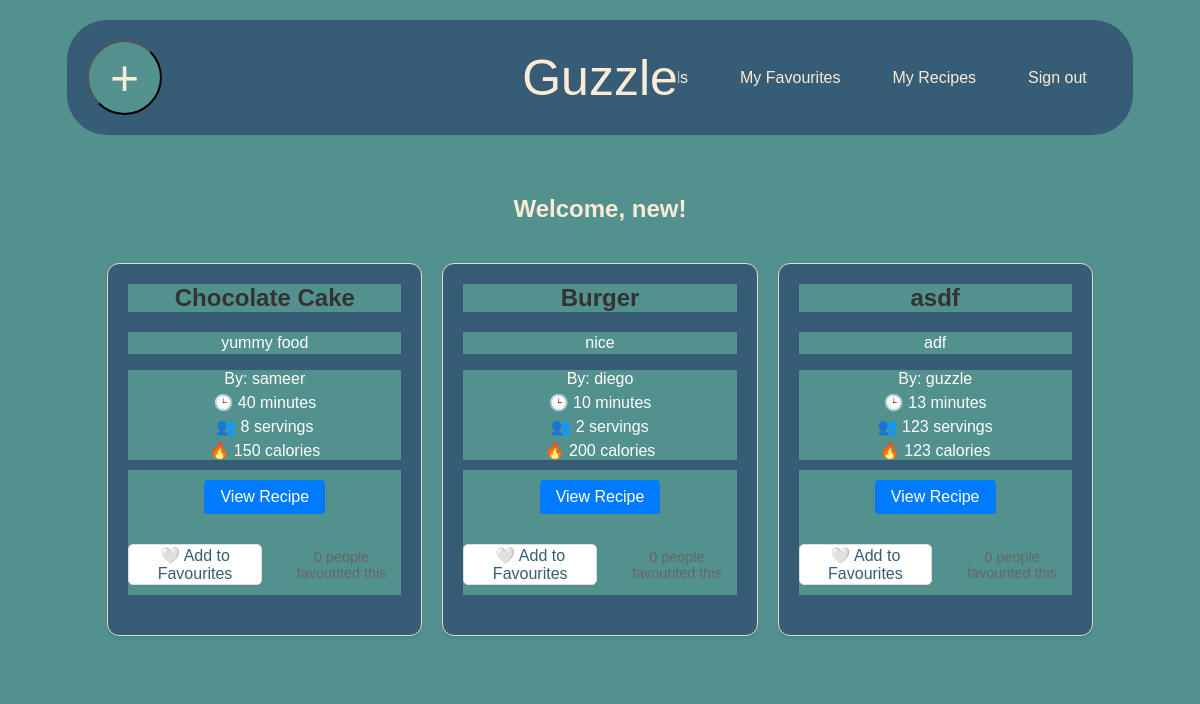
/ (signed in), run on the app's committed database.
### Recipe/models.py (models this page shows)
class Recipe(models.Model):
   author = models.ForeignKey(User, on_delete=models.CASCADE)
   title = models.CharField(max_length=200)
   description = models.TextField()
   instructions = models.TextField()
   duration = models.IntegerField()
   servings = models.IntegerField()
   calories = models.IntegerField()
   createdAt = models.DateTimeField(auto_now_add=True)
   favourites = models.ManyToManyField(User, through='Favourite', related_name='favourite_recipes')
   def favourite_count(self):
       return self.favourites.count()

### Home/views.py (the view)
# urls.py: 2. Add a URL to urlpatterns:  path('', views.home, name='home')
def home(request):
    recipes = recipeApplication.getAllRecipes()
    context = {'recipes': recipes}
    for recipe in recipes:
        print(recipe.title)
    return render(request, 'homePage.html', context)

### Recipe/application.py (called while the page is built)
    def getAllRecipes(self):
        try:
            print("Getting all recipes")
            recipes = Recipe.objects.all()
            return recipes
        except Exception as e:
            print("Error getting recipes:", e)
            return None

### Home/templates/homePage.html (shortened to what this page needs)
{% load static %}
<!DOCTYPE html>
<html>
<head>
    <link rel="stylesheet" href="{% static 'css/global.css' %}">
    <link rel="stylesheet" href="{% static 'css/homePage.css' %}">
    <link rel="stylesheet" href="{% static 'css/favourites.css' %}"
</head>
<body>
    <div id="header">
        <div id="post-container">
            <a href="{% url 'createRecipe' %}" id="post-button-wrapper">
                <button id="post-button">
                    +
                </button>
            </a>
        </div>
        <div id="title-container">
            <a href="{% url 'home' %}" id="main-title">Guzzle</a>
        </div>
        <div id="account-container">
            {% if user.is_authenticated %}
                <a href="{% url 'myFriends' %}">My Friends</a>
                <a href="{% url 'my_favourites' %}">My Favourites</a>
                <a href="{% url 'myRecipes' %}">My Recipes</a>
                <a href="{% url 'signout' %}">Sign out</a>
            {% else %}
                <a href="{% url 'signup' %}">Sign up</a>
                <a href="{% url 'login' %}">Log in</a>
            {% endif %}
        </div>
    </div>
    <div id="content">
        {% if user.is_authenticated %}
        <h2>Welcome, {{ user.username }}!</h2>
        {% endif %}
        {% if recipes %}
        <div class="recipe-grid">
            {% for recipe in recipes %}
            <div class="recipe-card">
                <h2>{{ recipe.title }}</h2>
                <p class="recipe-description">{{ recipe.description|truncatewords:30 }}</p>
                <div class="recipe-meta">
                    <p>By: {{ recipe.author }}</p>
                    <p>🕒 {{ recipe.duration }} minutes</p>
                    <p>👥 {{ recipe.servings }} servings</p>
                    <p>🔥 {{ recipe.calories }} calories</p>
                </div>
                <div class="recipe-actions">
                    {% if user.is_authenticated %}
                    <a href="{% url 'viewRecipe' recipe.id %}" class="view-recipe-button">
                        View Recipe
                    </a>
                    <div class="favourite-container">
                        <button id="favourite-button-{{ recipe.id }}"
                                onclick="toggleFavourite({{ recipe.id }})"
                                class="favourite-button {% if recipe.favourites.all|length > 0 %}favourited{% endif %}">
                            {% if recipe.favourites.all|length > 0 %}
                            ❤️ Favourited
                            {% else %}
                            🤍 Add to Favourites
                            {% endif %}
                        </button>
                        <span id="favourite-count-{{ recipe.id }}" class="favourite-count">
                                            {{ recipe.favourite_count }} {% if recipe.favourite_count == 1 %}person{% else %}people{% endif %} favourited this
                                        </span>
                    </div>
                    {% else %}
                    <a href="{% url 'login' %}" class="view-recipe-button">
                        Sign in to view recipe
                    </a>
                    {% endif %}
                </div>
            </div>
            {% endfor %}
        </div>
        {% else %}
        <p class="no-recipes">No recipes available yet.</p>
        {% endif %}
    </div>
</body>
</html>

### static/css/global.css (style rules this page uses)
:root { --pageBackgroundColour: rgb(83, 145, 143); --headerBackgroundColour: rgb(54, 93, 117); }
* { font-family: 'Trebuchet MS', 'Lucida Sans Unicode', 'Lucida Grande', 'Lucida Sans', Arial, sans-serif; background-color: var(--pageBackgroundColour); color: antiquewhite; }
#header { width: 90%; max-width: 1200px; margin: 20px auto; display: flex; justify-content: space-between; align-items: center; padding: 20px; border-radius: 40px; background-color: var(--headerBackgroundColour); position: relative; box-sizing: border-box; }
#post-container { flex: 0 0 auto; background-color: var(--headerBackgroundColour); width: 100px; }
#post-button-wrapper { background-color: var(--headerBackgroundColour); }
#post-button { background-color: var(--pageBackgroundColour); border-radius: 100px; font-size: 50px; width: 75px; height: 75px; }
#title-container { position: absolute; left: 50%; transform: translateX(-50%); background-color: var(--headerBackgroundColour); z-index: 1; }
#account-container { flex: 0 0 auto; display: flex; gap: 20px; padding: 10px; background-color: var(--headerBackgroundColour); min-width: 100px; }
#account-container a { text-decoration: none; padding: 8px 16px; background-color: var(--headerBackgroundColour); }
#main-title { background-color: var(--headerBackgroundColour); font-size: 50px; text-decoration: none; white-space: nowrap; }
#content { text-align: center; max-width: 800px; width: 90%; margin: 20px auto; padding: 20px; box-sizing: border-box; }

### static/css/homePage.css (style rules this page uses)
.recipe-meta { margin: 10px 0; color: white; }
.recipe-meta p { margin: 5px 0; color: white; }
.recipe-description { color: white; line-height: 1.4; }
#content { max-width: 1200px; margin: 0 auto; padding: 20px; }
.recipe-grid .recipe-card, .recipe-card { background: rgb(54, 93, 117) !important; border-radius: 12px; padding: 20px; box-shadow: 0 2px 4px rgba(0,0,0,0.1); color: white; }
.recipe-card h2, .recipe-card .recipe-description, .recipe-card .recipe-meta p { color: white; }
.view-recipe-button { background: white; color: rgb(54, 93, 117); border: none; }
.favourite-button { background: white; color: rgb(54, 93, 117); }
.favourite-count { color: white; }

### static/css/favourites.css (style rules this page uses)
.recipe-grid { display: grid; grid-template-columns: repeat(auto-fill, minmax(300px, 1fr)); gap: 20px; padding: 20px; }
.recipe-card { border: 1px solid #ddd; border-radius: 8px; padding: 15px; background-color: white; box-shadow: 0 2px 4px rgba(0,0,0,0.1); transition: transform 0.2s ease-in-out; }
.recipe-card h2 { margin-top: 0; color: #333; font-size: 1.5em; }
.view-recipe-button { display: inline-block; padding: 8px 16px; background-color: #007bff; color: white; text-decoration: none; border-radius: 4px; margin-top: 10px; transition: background-color 0.2s ease; }
.favourite-button { pradding: 10px 20px; border-radius: 5px; cursor: pointer; transition: all 0.3s ease; margin: 10px 0; display: flex; align-items: center; gap: 8px; font-size: 16px; border: 1px solid #ddd; background-color: white; }
.favourite-count { margin-left: 10px; font-size: 0.9em; color: #666; }
.favourite-container { margin: 20px 0; display: flex; align-items: center; gap: 10px; }

### data on the page
Recipe: title "Chocolate Cake", description "yummy food", author "sameer", duration "40", servings "8", calories "150", shows "🤍 Add to Favourites", favourite_count "0", shows "people"
Recipe: title "Burger", description "nice", author "diego", duration "10", servings "2", calories "200", shows "🤍 Add to Favourites", favourite_count "0", shows "people"
Recipe: title "asdf", description "adf", author "guzzle", duration "13", servings "123", calories "123", shows "🤍 Add to Favourites", favourite_count "0", shows "people"

### other printed values
{{ user.username }} "new"
